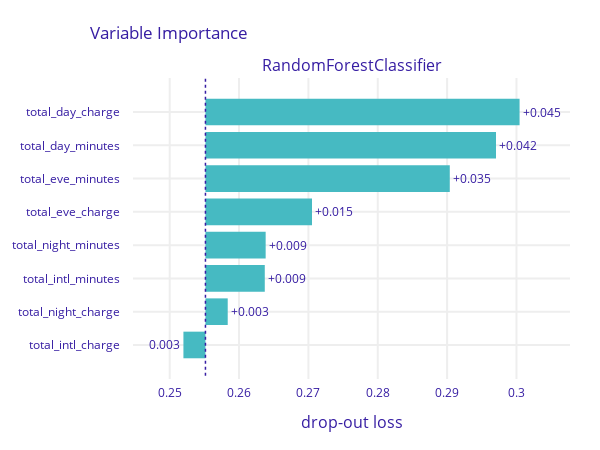

The notebook cell saved with this chart:
### Markdown cell above
## 1. Permutation-based Variable Importance for one selected model

### Code cell
explainer = dx.Explainer(random_forest, x_test, y_test, verbose=False)
display(explainer.model_performance())
pvi = explainer.model_parts(random_state=0)
display(pvi.result)
pvi.plot(show=False).update_layout(autosize=False, width=600, height=450)

### Figure 1 — Plotly figure (JSON) as saved in the notebook; plotly's stock layout.template omitted (floating-point values rounded to 4 significant figures)
{"data": [{"base": 0.2552, "hoverinfo": "text", "hoverlabel": {"bgcolor": "rgba(0,0,0,0.8)"}, "hovertext": ["Model: RandomForestClassifier loss after<br>variable: total_day_charge is permuted: 0.3<br>Drop-out loss change: +0.045", "Model: RandomForestClassifier loss after<br>variable: total_day_minutes is permuted: 0.297<br>Drop-out loss change: +0.042", "Model: RandomForestClassifier loss after<br>variable: total_eve_minutes is permuted: 0.29<br>Drop-out loss change: +0.035", "Model: RandomForestClassifier loss after<br>variable: total_eve_charge is permuted: 0.271<br>Drop-out loss change: +0.015", "Model: RandomForestClassifier loss after<br>variable: total_night_minutes is permuted: 0.264<br>Drop-out loss change: +0.009", "Model: RandomForestClassifier loss after<br>variable: total_intl_minutes is permuted: 0.264<br>Drop-out loss change: +0.009", "Model: RandomForestClassifier loss after<br>variable: total_night_charge is permuted: 0.258<br>Drop-out loss change: +0.003", "Model: RandomForestClassifier loss after<br>variable: total_intl_charge is permuted: 0.252<br>Drop-out loss change: -0.003"], "marker": {"color": "#46bac2"}, "orientation": "h", "showlegend": false, "text": ["+0.045", "+0.042", "+0.035", "+0.015", "+0.009", "+0.009", "+0.003", "0.003"], "textposition": "outside", "type": "bar", "x": [0.04529, 0.04189, 0.03523, 0.01536, 0.008681, 0.008554, 0.003211, -0.003176], "xaxis": "x", "y": ["total_day_charge", "total_day_minutes", "total_eve_minutes", "total_eve_charge", "total_night_minutes", "total_intl_minutes", "total_night_charge", "total_intl_charge"], "yaxis": "y"}], "layout": {"annotations": [{"font": {"size": 16}, "showarrow": false, "text": "RandomForestClassifier", "x": 0.5, "xanchor": "center", "xref": "paper", "y": 1, "yanchor": "bottom", "yref": "paper"}, {"font": {"size": 16}, "showarrow": false, "text": "drop-out loss", "x": 0.5, "xanchor": "center", "xref": "paper", "y": 0, "yanchor": "top", "yref": "paper", "yshift": -30}], "autosize": false, "font": {"color": "#371ea3"}, "height": 450, "margin": {"b": 71, "r": 30, "t": 78}, "shapes": [{"line": {"color": "#371ea3", "dash": "dot", "width": 1.5}, "type": "line", "x0": 0.2552, "x1": 0.2552, "xref": "x", "y0": -1, "y1": 8, "yref": "y"}], "title": {"text": "Variable Importance", "x": 0.15}, "width": 600, "xaxis": {"anchor": "y", "automargin": true, "domain": [0, 1], "fixedrange": true, "gridwidth": 2, "range": [0.2447, 0.3077], "tickcolor": "white", "ticklen": 3, "ticks": "outside", "type": "linear", "zeroline": false}, "yaxis": {"anchor": "x", "automargin": true, "autorange": "reversed", "domain": [0, 1], "fixedrange": true, "gridwidth": 2, "tickcolor": "white", "ticklen": 10, "ticks": "outside", "type": "category"}}}
